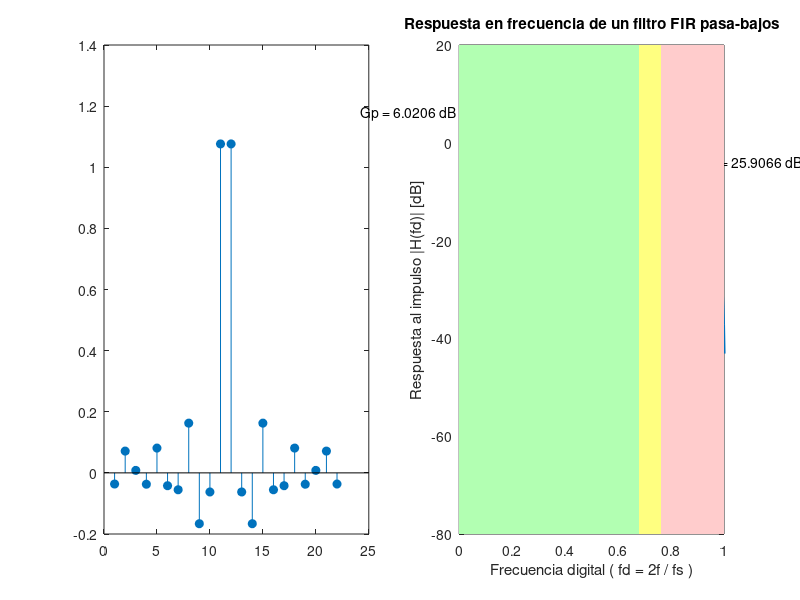

Source code (MATLAB):
% <------- Guia 4 - Ejercicio 1 ----------->

clc; % borra la consola
clear all; % borra todas las variables
close all; % cierra las ventanas de imagen
pkg load control; % paquete con 'mag2db'
pkg load signal; % 'findpeaks'

% punto 1
h = load ('low_pass.dat'); % carga el archivo .dat
figure('name','Guia 4 ejercicio 1','Units','normalized','Position',[0 0 1 1]); % pantalla completa
subplot(1,2,1);  % subplot (filas, columnas, indice)
stem (h,'fill');

% punto 2
H = fft(h,1000);  % calcula la FFT con 1000 puntos de frecuencia, completa con ceros
Hdb = mag2db( abs( H(1:500) ) ); % convierte a dB el valor absoluto de las muestras de f positiva
fd = (0 : 1/500 : 1-(1/500) ); % vector con los valores de frecuencia digital fd = 2f / fs

subplot(1,2,2);
plot (fd, Hdb, 'linewidth', 3); % grafica la respuesta en frecuencia
limits = axis; % vector con los limites de los ejes [xmin xmax ymin ymax]
xmin = limits(1);
xmax = limits(2);
ymin = limits(3);
ymax = limits(4);
xlabel ('Frecuencia digital ( fd = 2f / fs )'); % etiqueta eje X
ylabel ('Respuesta al impulso |H(fd)| [dB]');  % etiqueta eje y
title ('Respuesta en frecuencia de un filtro FIR pasa-bajos'); % titulo

% punto 3

Gp = Hdb(1); % ganancia de continua
fc_H = find( Hdb <= ( Gp-3 ) ); % encuentra elemento con Gp-3dB
fc_H = fc_H(1); % solo la primera ocurrencia
Gfc = Hdb(fc_H); % ganancia en la frecuencia de corte
fc = fd(fc_H); % frecuencia de corte
Rp = max(Hdb); % ripple en banda de paso
fRp_H = find( Hdb == Rp ); % encuentra elemento de ripple
fRp = fd( fRp_H(1) ); % frecuencia donde se produce el maximo ripple
[H_sba, loc] = findpeaks(Hdb(fc_H:end), "DoubleSided"); % maximos [pico, ocurrencia], "DoubleSided" -> valores negativos
f_btr = fd( fc_H+loc(1) ); % f_max banda transicion
H_sba = max(H_sba); % busca el mayor pico
elem_sba = find ( Hdb(fc_H:end) == H_sba ); % busca el indice del mayor pico en la banda de rechazo
f_sba = fd( fc_H+elem_sba ); % frecuencia del mayor pico en la banda de rechazo

line ([0 f_sba], [Gp Gp], "linestyle", "-.", "color", "r", 'linewidth', 1);
line ([f_sba f_sba], [H_sba Gp], "linestyle", ":", "color", "b", 'linewidth', 1);
line ([fc fc], [ymin Gfc], "linestyle", "-.", "color", "r", 'linewidth', 1);
line ([fc fc], [Gfc Gp], "linestyle", ":", "color", "b", 'linewidth', 1);

text_Gp = ['Gp = ', num2str(Gp), ' dB '];
text_Rp = ['Rp = ', num2str(Rp), ' dB'];
text_fc = [' fc = ', num2str(fc), ' · fd'];
text_Sba = [' Sba = ', num2str(Gp-H_sba), ' dB'];

text (0, Gp, text_Gp, "horizontalalignment", "right");
text (fRp, Rp, text_Rp, "horizontalalignment", "center", "verticalalignment", "bottom");
text (fc, ymin, text_fc, "verticalalignment", "bottom");
text (f_sba, Gp+(H_sba/2), text_Sba);
text (fc, Gp-1.5, ' 3dB');
text (0, ymax, 'Banda de paso', "verticalalignment", "top");
text (xmax, ymax, 'Banda de rechazo', "horizontalalignment", "right", "verticalalignment", "top");

patch ([xmin xmin fc fc], [ymin ymax ymax ymin], [0.7 1 0.7],'EdgeColor', 'none');
patch ([fc fc f_btr f_btr], [ymin ymax ymax ymin], [1 1 0.5],'EdgeColor', 'none');
patch ([f_btr f_btr xmax xmax], [ymin ymax ymax ymin], [1 0.8 0.8],'EdgeColor', 'none');

axis ('auto'); % se vuelve a dibujar los ejes por si se sobreescribio alguna parte
